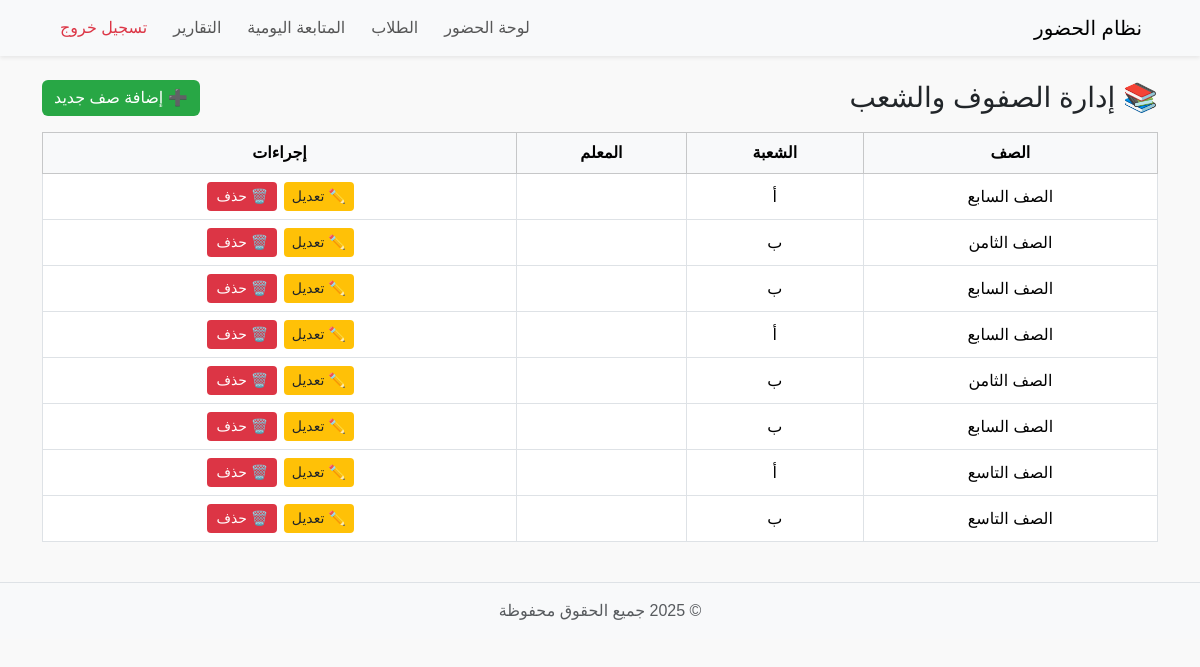
Page /classes (signed in) on the earlier database version.
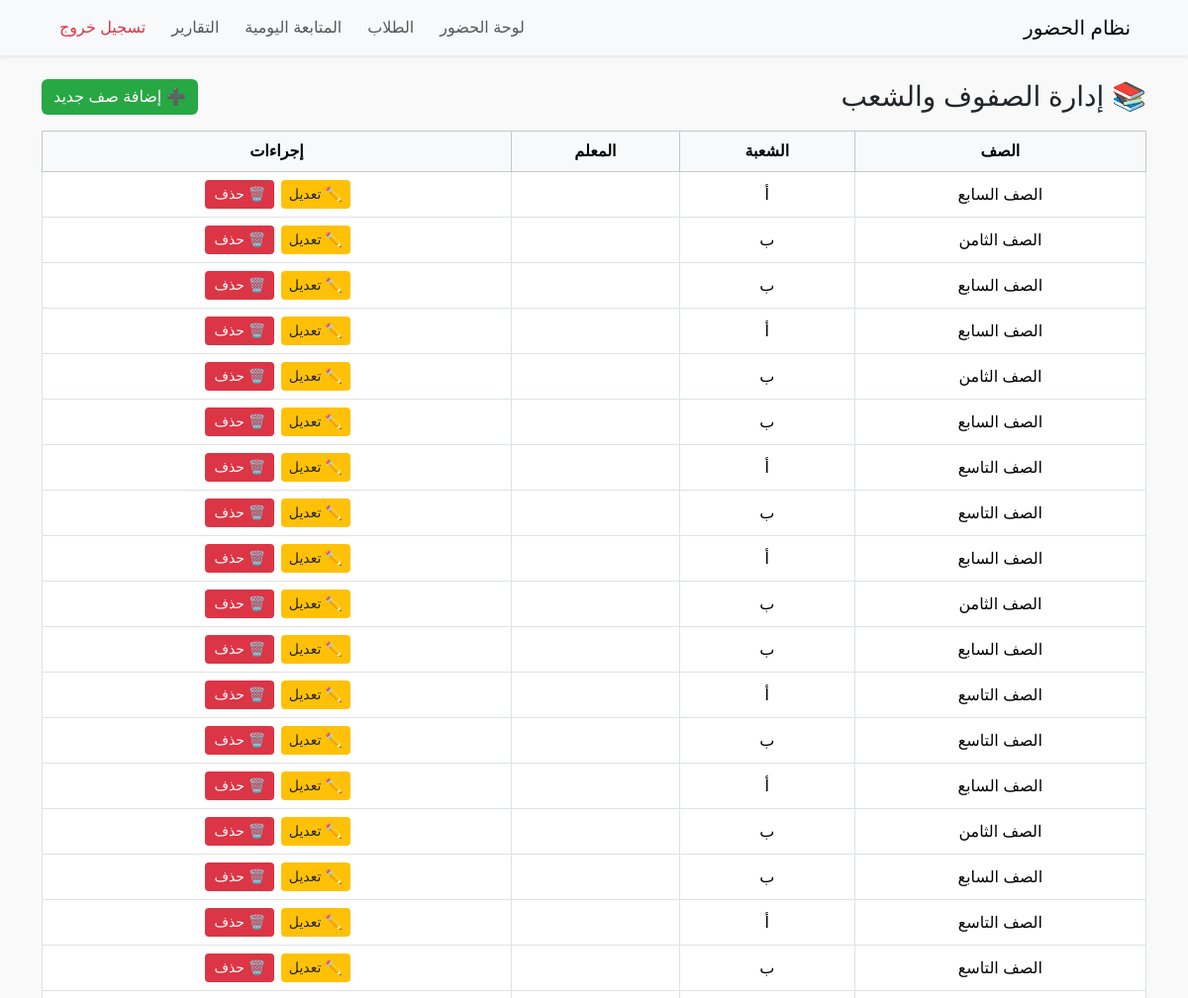
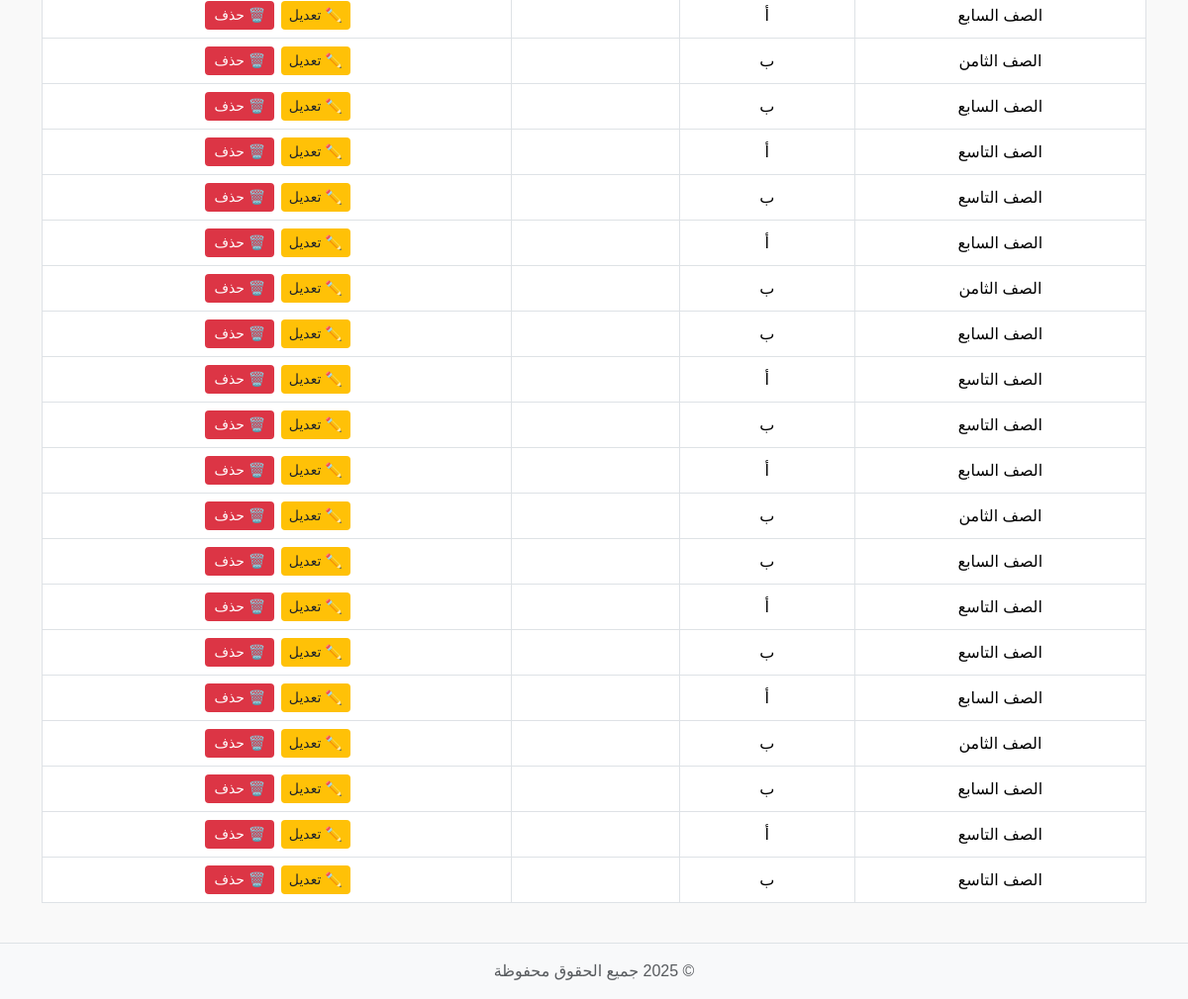
Same page on the later database version (2 pictures, top to bottom).
### tables this page shows
CREATE TABLE teacher_classes (
    id INTEGER PRIMARY KEY AUTOINCREMENT,
    class_name TEXT NOT NULL,
    section TEXT NOT NULL,
    period TEXT NOT NULL
);

### app.py (the view)
@app.route("/classes")
@login_required
def list_classes():
    conn = db.get_db_connection()
    rows = conn.execute("""
        SELECT tc.id, tc.class_name, tc.section, tc.period,
               GROUP_CONCAT(t.teacher_name, ', ') AS teacher_names
        FROM teacher_classes tc
        LEFT JOIN class_teachers ct ON tc.id = ct.class_id
        LEFT JOIN teachers t ON ct.teacher_id = t.id
        WHERE t.school_id = ? OR t.id IS NULL
        GROUP BY tc.id
    """, (session["school_id"],)).fetchall()
    conn.close()
    return render_template("list_classes.html", classes=rows)

### auth.py (called while the page is built)
def login_required(f):
    @wraps(f)
    def decorated_function(*args, **kwargs):
        if 'user' not in session:
            return redirect(url_for('login'))
        return f(*args, **kwargs)
    return decorated_function

### db.py (called while the page is built)
def get_db_connection():
    conn = sqlite3.connect(DB_NAME)
    conn.row_factory = sqlite3.Row
    return conn

### templates/list_classes.html (shortened to what this page needs)
{% include 'partials/header.html' %}
{% include 'partials/navbar.html' %}
<div class="container mt-4">
  <div class="d-flex justify-content-between align-items-center mb-3">
    <h3 class="mb-0">📚 إدارة الصفوف والشعب</h3>
    <a href="{{ url_for('add_class') }}" class="btn btn-success">➕ إضافة صف جديد</a>
  </div>
  {% if classes %}
  <div class="table-responsive">
    <table class="table table-bordered table-hover align-middle text-center">
      <thead class="table-light">
        <tr>
          <th>الصف</th>
          <th>الشعبة</th>
          <th>المعلم</th>
          <th>إجراءات</th>
        </tr>
      </thead>
      <tbody>
        {% for c in classes %}
        <tr id="row-{{ c.id }}">
          <td>{{ c.class_name }}</td>
          <td>{{ c.section }}</td>
          <td>{{ c.teacher_name }}</td>
          <td>
            <a href="{{ url_for('edit_class', class_id=c.id) }}" class="btn btn-sm btn-warning">✏️ تعديل</a>
            <button class="btn btn-sm btn-danger" onclick="deleteClass({{ c.id }})">🗑️ حذف</button>
          </td>
        </tr>
        {% endfor %}
      </tbody>
    </table>
  </div>
  {% else %}
  <div class="alert alert-info text-center">⚠️ لا يوجد صفوف مضافة بعد.</div>
  {% endif %}
</div>
{% include 'partials/footer.html' %}

### templates/partials/header.html (shortened to what this page needs)
<!DOCTYPE html>
<html lang="ar">
<head>
    <link href="https://cdn.jsdelivr.net/npm/bootstrap@5.3.2/dist/css/bootstrap.min.css" rel="stylesheet">
    <link type="text/css" rel="stylesheet" href="https://cdn.jsdelivr.net/npm/jsgrid@1.5.3/dist/jsgrid.min.css" />
    <link type="text/css" rel="stylesheet" href="https://cdn.jsdelivr.net/npm/jsgrid@1.5.3/dist/jsgrid-theme.min.css" />
    <link rel="stylesheet" href="{{ url_for('static', filename='css/style.css') }}?v=1.0">
</head>
<body>

### templates/partials/navbar.html (shortened to what this page needs)
<nav class="navbar navbar-expand-lg navbar-light bg-light shadow-sm">
    <div class="container">
        <a class="navbar-brand" href="{{ url_for('dashboard') }}">نظام الحضور</a>
        <div class="collapse navbar-collapse" id="navbarNav">
            <ul class="navbar-nav me-auto mb-2 mb-lg-0">
                <li class="nav-item">
                    <a class="nav-link" href="{{ url_for('dashboard') }}">لوحة الحضور</a>
                </li>
                <li class="nav-item">
                    <a class="nav-link" href="{{ url_for('students') }}">الطلاب</a>
                </li>
                <li class="nav-item">
                    <a class="nav-link" href="{{ url_for('tracking_page') }}">المتابعة اليومية</a>
                </li>
                <li class="nav-item">
                    <a class="nav-link" href="{{ url_for('reports_page') }}">التقارير</a>
                </li>
                <li class="nav-item">
                    <a class="nav-link text-danger" href="{{ url_for('logout') }}">تسجيل خروج</a>
                </li>
            </ul>
        </div>
    </div>
</nav>

### templates/partials/footer.html (shortened to what this page needs)
<footer class="bg-light text-center text-muted py-3 mt-4 border-top">
    © 2025 جميع الحقوق محفوظة
</footer>
</body>
</html>

### static/css/style.css (style rules this page uses)
html, body { height: 100%; margin: 0; padding: 0; }
body { font-family: 'Tajawal', sans-serif; background-color: #f9f9f9; direction: rtl; text-align: right; display: flex; flex-direction: column; min-height: 100vh; }
.navbar { width: 100% !important; padding-left: 0 !important; padding-right: 0 !important; }
.navbar .nav-link { margin-left: 10px; }
table { width: 100%; border-collapse: collapse; direction: rtl; }
th, td { text-align: center; padding: 10px; vertical-align: middle; }
th { background-color: #f8f9fa; }
td button { min-width: 70px; margin: 0 2px; }
.btn-success { background-color: #28a745; border: none; }
.btn-warning { background-color: #ffc107; border: none; color: #212529; }
.btn-danger { background-color: #dc3545; border: none; }
footer { background-color: #f8f9fa; color: #6c757d; text-align: center; padding: 15px 0; border-top: 1px solid #dee2e6; width: 100%; margin-top: 50px; }

Differences in the rows shown:
added teacher_classes: class_name "الصف السابع", section "أ"
added teacher_classes: class_name "الصف الثامن", section "ب"
added teacher_classes: class_name "الصف السابع", section "ب"
added teacher_classes: class_name "الصف التاسع", section "أ"
added teacher_classes: class_name "الصف التاسع", section "ب"
added teacher_classes: class_name "الصف السابع", section "أ"
added teacher_classes: class_name "الصف الثامن", section "ب"
added teacher_classes: class_name "الصف السابع", section "ب"
added teacher_classes: class_name "الصف التاسع", section "أ"
added teacher_classes: class_name "الصف التاسع", section "ب"
added teacher_classes: class_name "الصف السابع", section "أ"
added teacher_classes: class_name "الصف الثامن", section "ب"
added teacher_classes: class_name "الصف السابع", section "ب"
added teacher_classes: class_name "الصف التاسع", section "أ"
added teacher_classes: class_name "الصف التاسع", section "ب"
added teacher_classes: class_name "الصف السابع", section "أ"
added teacher_classes: class_name "الصف الثامن", section "ب"
added teacher_classes: class_name "الصف السابع", section "ب"
added teacher_classes: class_name "الصف التاسع", section "أ"
added teacher_classes: class_name "الصف التاسع", section "ب"
added teacher_classes: class_name "الصف السابع", section "أ"
added teacher_classes: class_name "الصف الثامن", section "ب"
added teacher_classes: class_name "الصف السابع", section "ب"
added teacher_classes: class_name "الصف التاسع", section "أ"
added teacher_classes: class_name "الصف التاسع", section "ب"
added teacher_classes: class_name "الصف السابع", section "أ"
added teacher_classes: class_name "الصف الثامن", section "ب"
added teacher_classes: class_name "الصف السابع", section "ب"
added teacher_classes: class_name "الصف التاسع", section "أ"
added teacher_classes: class_name "الصف التاسع", section "ب"
